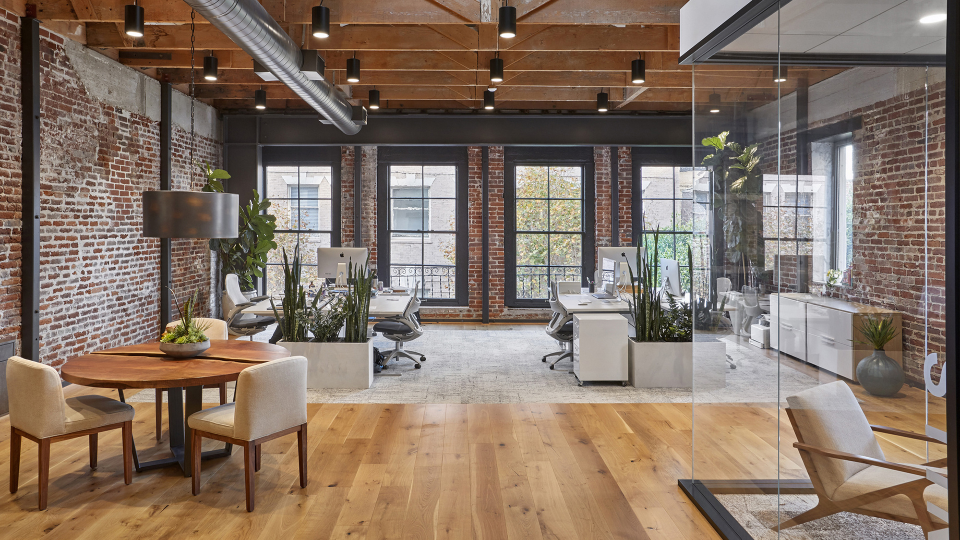
#> input picture chroma_keying/data/background_office.jpeg, 1920 x 1080 px (shown at 1/2 size)
$ python main.py
#> lines starting #> are read from the running program, lines starting #| are printed output that depends on the picture; after the words box and inside, x2 and y2 are one past the last pixel; in counts of white or black regions, pixels touching at a corner belong together; pictures that were not available may be replaced by others from this repository, and a replacement may not be noted
import argparse

import cv2
import numpy as np

cap_source = cv2.VideoCapture("data/com.mp4")
# the background will be static as it's a jpeg image, so we use imread and use the same frame for all the video
frame_background = cv2.imread("data/background_office.jpeg")
#> frame_background is the input picture: shape (1080, 1920, 3); mean B, G, R 100.6, 114.3, 132.3

while True:
    # Read a frame from the webcam
    ret_source, frame_source = cap_source.read()
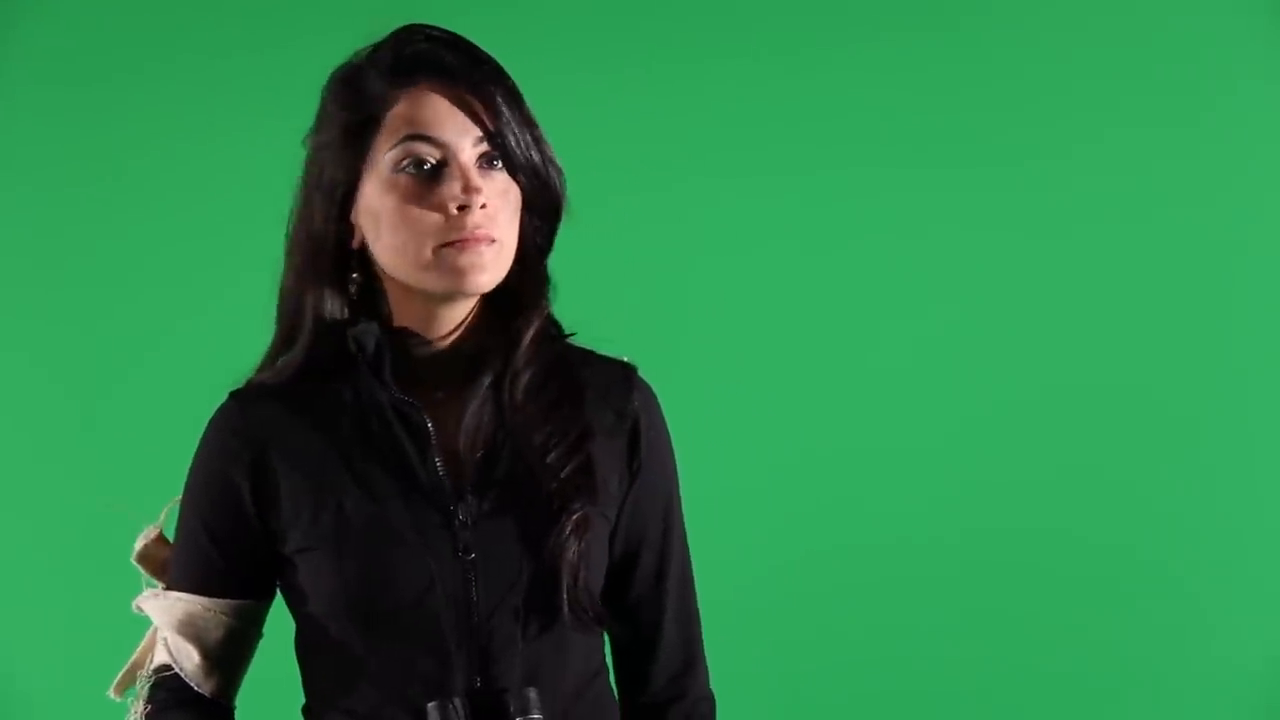
#> input picture frame 100 of chroma_keying/data/video_chroma.mp4, 1280 x 720 px, given in place of com.mp4, which was not available
#> frame_source is the input picture: shape (720, 1280, 3); mean B, G, R 73.6, 130.9, 44.6
    # Check if the return is None
    if not ret_source:
        break

    # If needed, resize the background to fit the source
    frame_background = cv2.resize(frame_background, (frame_source.shape[1], frame_source.shape[0]))
#> frame_background: shape (720, 1280, 3)

    # Define the background color as with the video matting with have a stable green color for the background
    lower_green = np.array([0, 150, 40], dtype="uint8")
    upper_green = np.array([180, 255, 150], dtype="uint8")

    # Create mask for background color
    mask = cv2.inRange(frame_source, lower_green, upper_green)
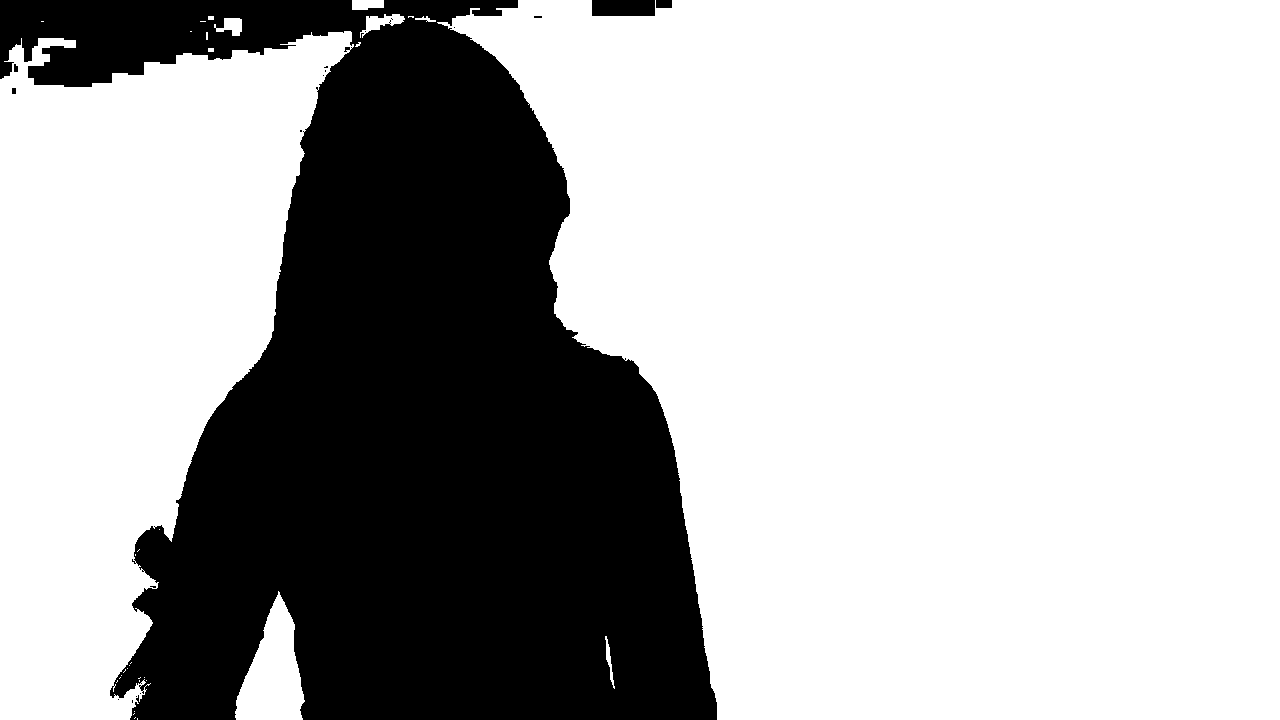
#> mask: shape (720, 1280); 68.8% white; 18 black regions (13 under 20 px), largest, box (x1, y1, x2, y2) and area: (0, 0, 717, 720) 286250, (592, 0, 655, 16) 1008, (656, 0, 672, 8) 128, (14, 64, 18, 72) 28, (12, 88, 16, 94) 24

    # Use the mask to put the background video in the pixels related to the background
    background = cv2.bitwise_and(frame_background, frame_background, mask = mask)
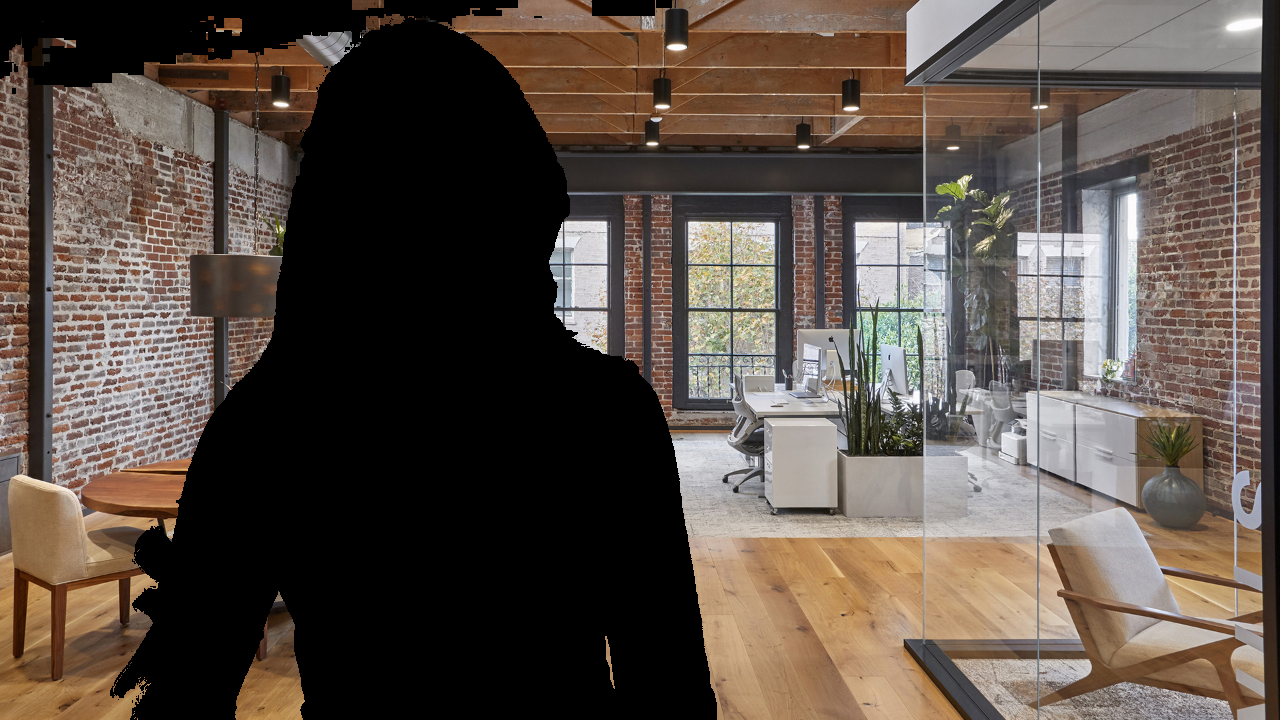
#> background: shape (720, 1280, 3); mean B, G, R 70.6, 78.7, 90

    # Inverts the mask to get the pixels related to the foreground
    mask_inv = np.invert(mask)

    # Use the inverted mask to extract the pixels related to the foreground
    foreground = cv2.bitwise_and(frame_source, frame_source, mask = mask_inv)
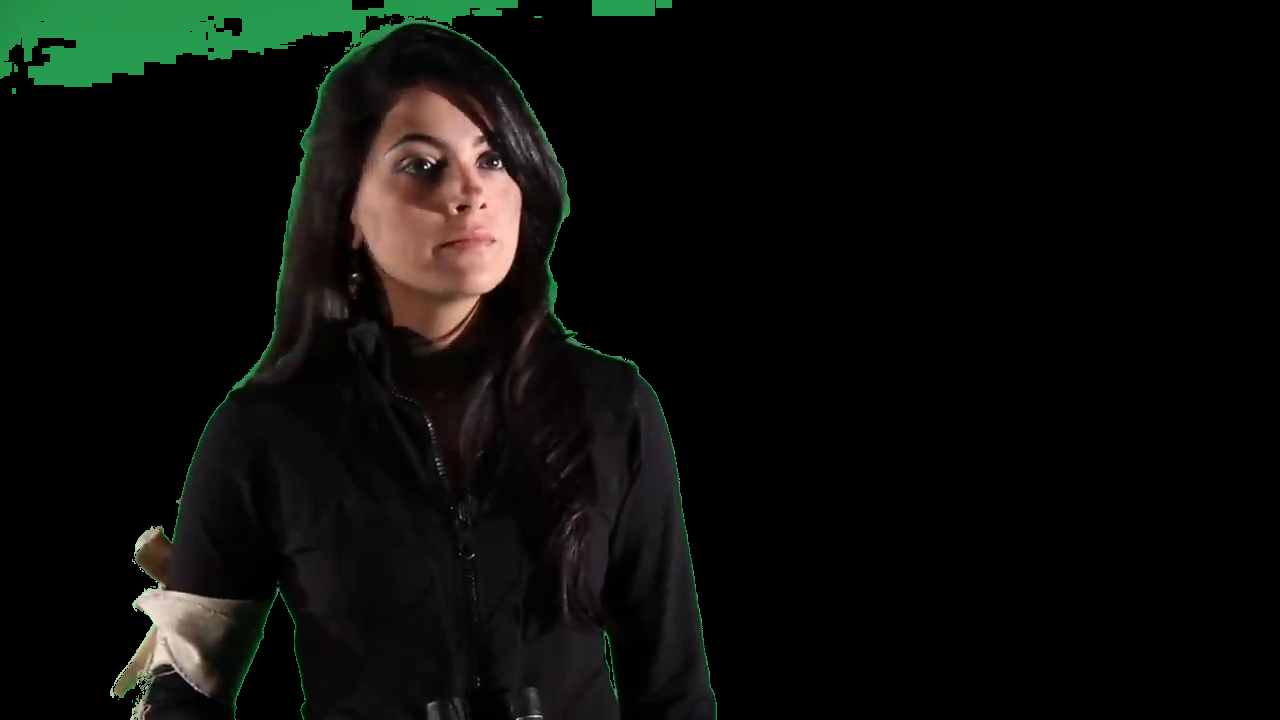
#> foreground: shape (720, 1280, 3); mean B, G, R 10.5, 13.2, 12

    # Combines the foreground of the webcam with the background video
    result =  cv2.addWeighted(foreground, 1, background, 1, 0)
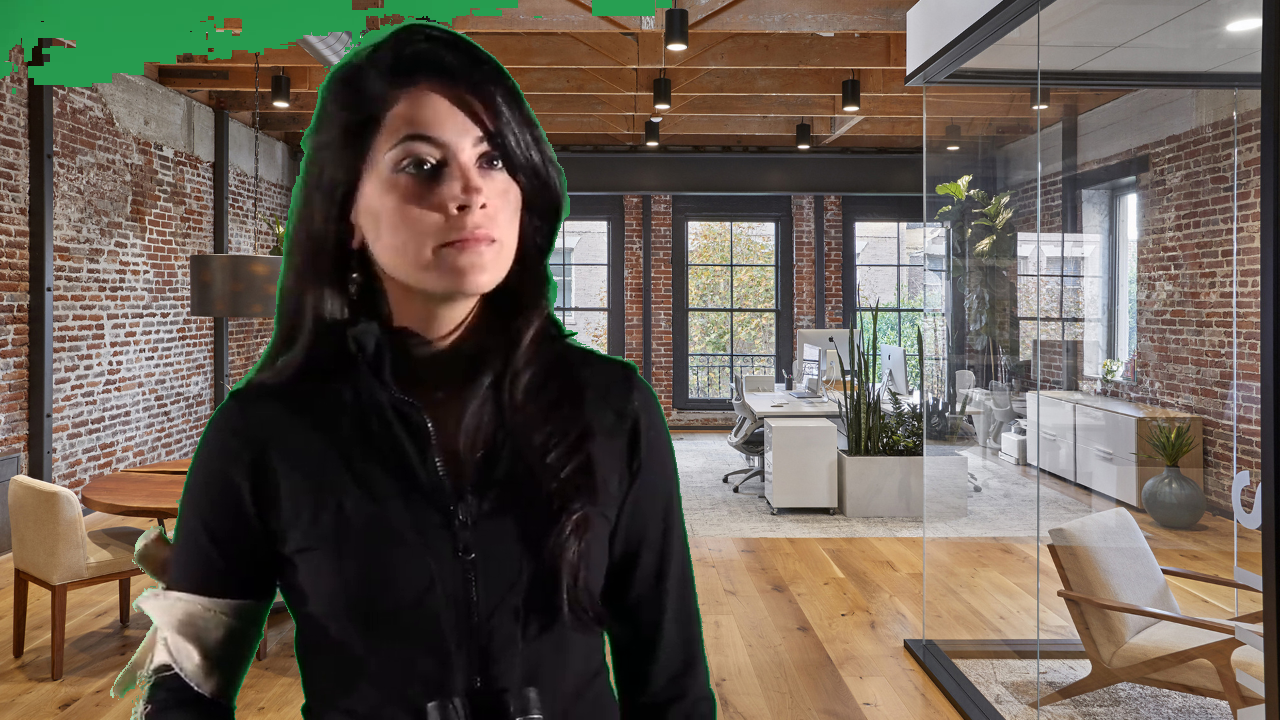
#> result: shape (720, 1280, 3); mean B, G, R 81.2, 91.9, 102.1

    # Display the resulting frame
    cv2.imshow('result', result)

    # Press q to exit
    if cv2.waitKey(1) & 0xFF == ord('q'):
#> (key q is pressed here)
        break

# When finished release the capture and destroy all windows
cap_source.release()
cv2.destroyAllWindows()
